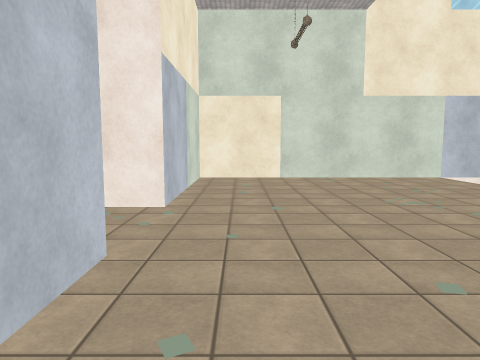
[1] (above)

13 first-person views from a walk through a Unity game level. The camera is 1.5 m above the floor, tilts 6° down and sees 70° across. The floor is counted in squares, 0.9 m on a side. Each view is taken from the middle of a square. On the plan, view 1 faces up. The plan holds only what a view shows up to about 17 squares ahead; the rest is blank. The place goes on beyond the plan. The player is left out. Surface patterns are stand-ins for the level's own textures.

[2]
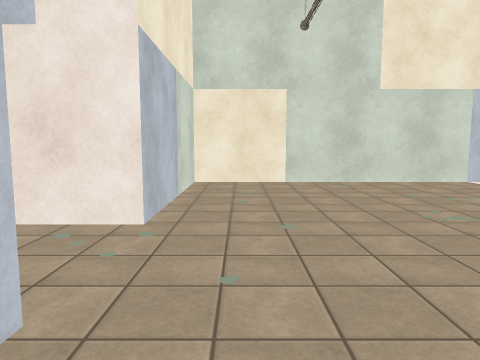

[3]
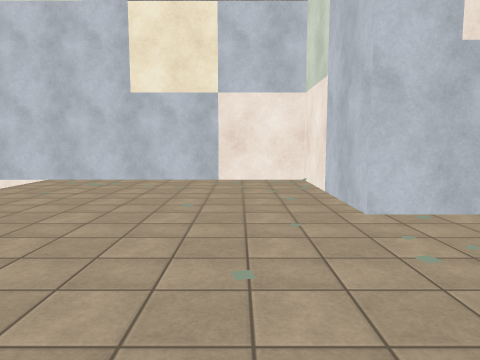

[4]
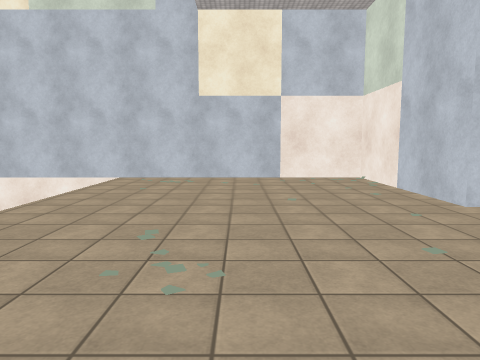

[5]
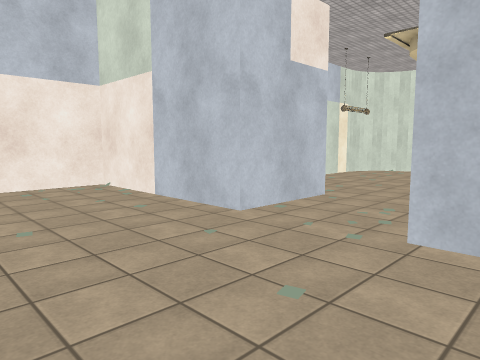

[6]
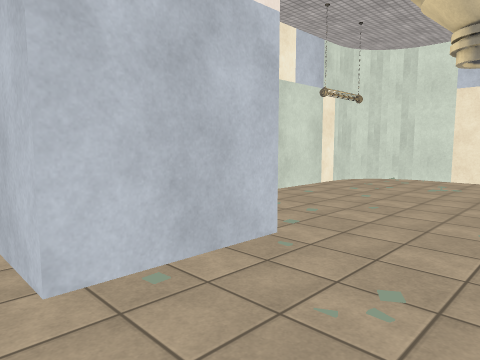

[7]
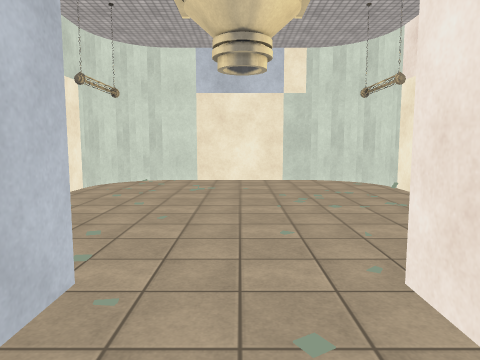

[8]
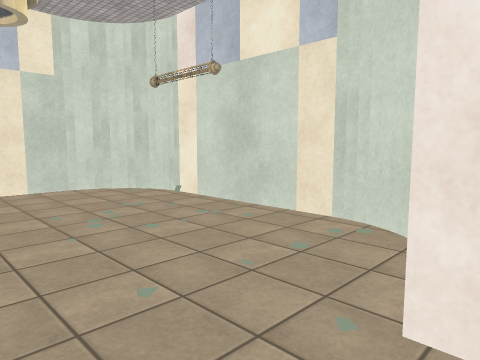

[9]
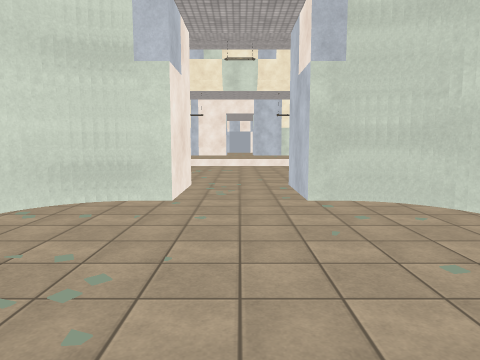

[10]
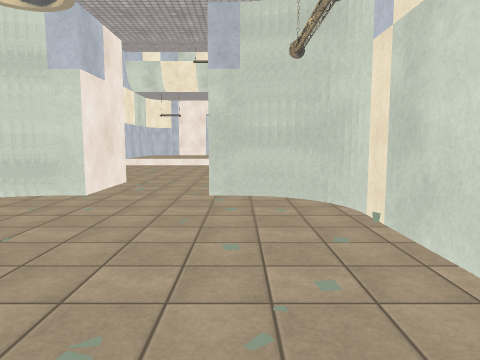

[11]
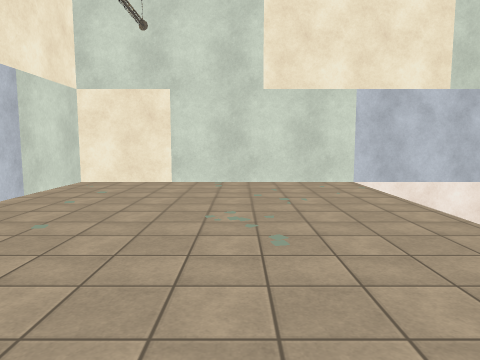

[12]
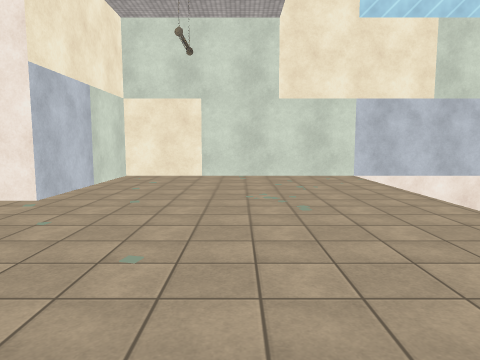

[13]
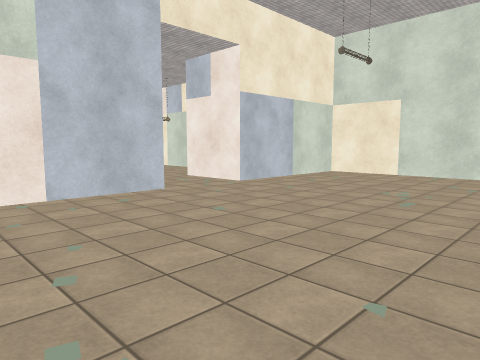

### Floor plan
Key: @ floor where view 1 was taken; # wall or solid block; . floor; v drop or lower ground.
Columns run from 18 left of view 1 to 12 right of it. Each row starts with its distance up from view 1.
 17                 ###############
 16                 #...........v
 15                 #...........v
 14                 #...........v
 13  ###########    #...........v
 12 ##.........##   #...........v
 11 #...........#   #...........v
 10 #...........#   #...........v
  9 #...........#####...........v
  8 #...........................v
  7 #...........................v
  6 #...........................v
  5 #...........#####...........v
  4 #...........#   #...........v
  3 #...........#   #...........v
  2 ##.........##   #...........v
  1  ###########    #...........v
  0                 #.@.........v
 -1                 #...........v
 -2                 #...........v
 -3                 ############vvv

Where each view was taken, in squares from view 1:
view 1: 0 up, 0 right, facing up
view 2: 2 up, 0 right, facing up
view 3: 13 up, 1 right, facing down
view 4: 14 up, 4 right, facing down
view 5: 11 up, 4 right, facing down-left
view 6: 9 up, 1 left, facing down-left
view 7: 7 up, 2 left, facing left
view 8: 6 up, 5 left, facing up-left
view 9: 7 up, 16 left, facing right
view 10: 4 up, 17 left, facing right
view 11: 2 up, 5 right, facing up
view 12: 1 down, 4 right, facing up
view 13: 2 down, 9 right, facing up-left
